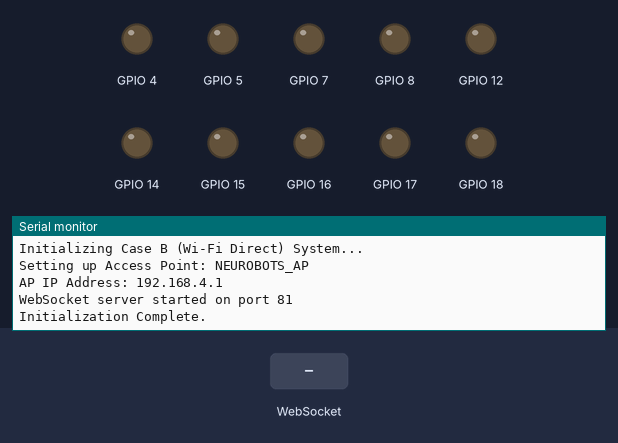
Recording of a sketch running on a simulated ESP32. On the bench: output pins drawn as LEDs (lit = HIGH), the last lines printed to the serial monitor. The inputs (shaded band) are chosen by the test bench.

Above: at 2.2 s.
2.3 s: WebSocket text "1" received
At 3.6 s:
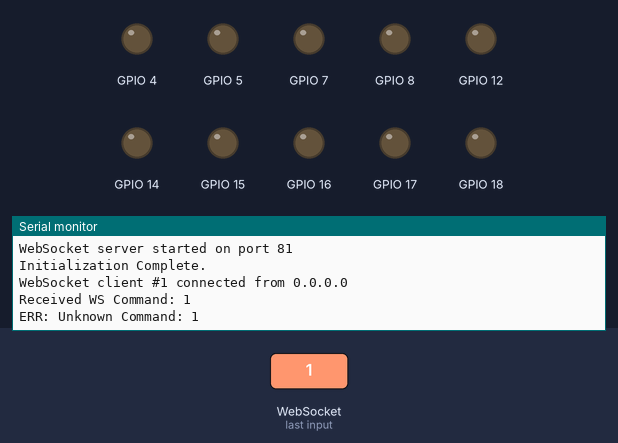
At 5.1 s:
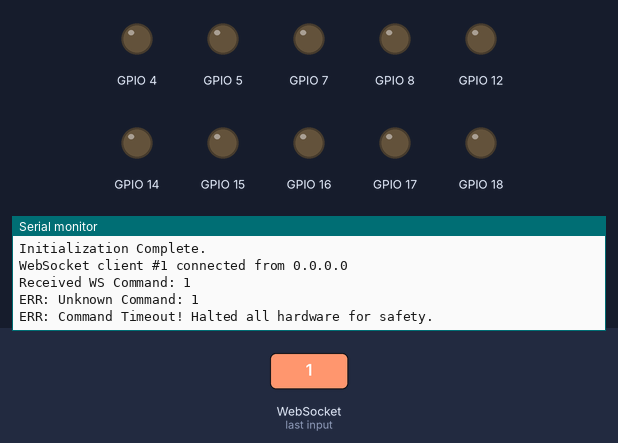

Measured:
- after the input at 2.3 s, the serial monitor: prints a new line at once (image 1)

The sketch:

case_b.ino
```cpp
/*
 * Case B Firmware for Robotics Project
 * Direct control from Laptop to ESP32 via Wi-Fi WebSockets
 *
 * Required Libraries:
 * - ESPAsyncWebServer (https://github.com/mathieucarbou/ESPAsyncWebServer)
 * - AsyncTCP (https://github.com/mathieucarbou/AsyncTCP)
 */

#include <WiFi.h>
#include <ESPAsyncWebServer.h>
#include "../shared/HardwareConfig.h"
#include "../shared/Motors.h"
#include "../shared/Pump.h"
#include "../shared/CommandParser.h"

const char* ssid = "NEUROBOTS_AP";
const char* password = "neurobots123";

AsyncWebServer server(81);
AsyncWebSocket ws("/");

void onWebSocketEvent(AsyncWebSocket *server, AsyncWebSocketClient *client, AwsEventType type,
                      void *arg, uint8_t *data, size_t len) {
    switch (type) {
        case WS_EVT_CONNECT:
            Serial.printf("WebSocket client #%lu connected from %s\n", (long unsigned int)client->id(), client->remoteIP().toString().c_str());
            break;
        case WS_EVT_DISCONNECT:
            Serial.printf("WebSocket client #%lu disconnected\n", (long unsigned int)client->id());
            break;
        case WS_EVT_DATA: {
            AwsFrameInfo *info = (AwsFrameInfo*)arg;
            if (info->final && info->index == 0 && info->len == len && info->opcode == WS_TEXT) {
                data[len] = 0;
                String command = (char*)data;
                command.trim();
                Serial.print("Received WS Command: ");
                Serial.println(command);
                processCommand(command);
            }
            break;
        }
        case WS_EVT_PONG:
        case WS_EVT_ERROR:
            break;
    }
}

void setup() {
    Serial.begin(SERIAL_BAUD_RATE);
    delay(1000);
    Serial.println("Initializing Case B (Wi-Fi Direct) System...");

    setupMotors();
    setupPump();
    stopMotors();
    pumpOff(1);
    pumpOff(2);

    Serial.print("Setting up Access Point: ");
    Serial.println(ssid);
    WiFi.softAP(ssid, password);

    IPAddress IP = WiFi.softAPIP();
    Serial.print("AP IP Address: ");
    Serial.println(IP);

    ws.onEvent(onWebSocketEvent);
    server.addHandler(&ws);
    server.begin();

    Serial.println("WebSocket server started on port 81");
    Serial.println("Initialization Complete.");
}

void loop() {
    checkCommandTimeout();
    ws.cleanupClients();
}
```
